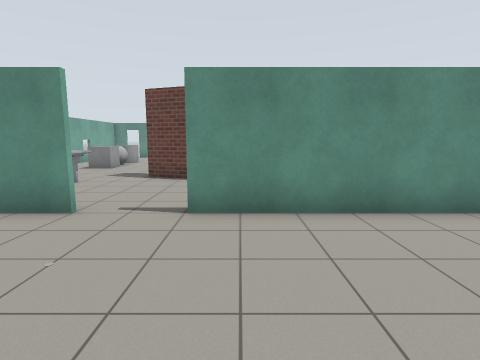
view 1 (above)

24 first-person views from a walk through a world built for the Gazebo simulator. The camera is 1.3 m above the floor, tilts 8° down and sees 80° across. The lines on the ground mark 1 m squares. The floor is counted in squares, 1 m on a side. Each view is taken from the middle of a square. On the plan, view 1 faces up. The plan holds only what a view shows up to about 13 squares ahead; the rest is blank. The place goes on beyond the plan. The robots in the file are not drawn. Simple patterns stand in for the simulator's built-in surfaces. Some stock models are drawn as simple stand-ins. Some surface patterns are stand-ins.

view 2
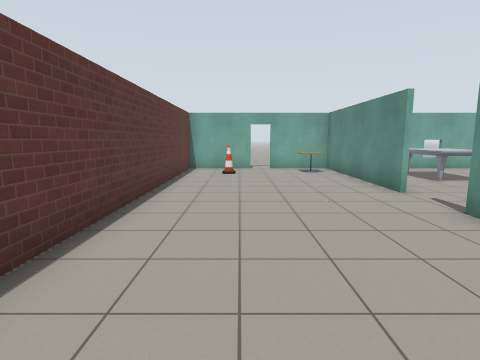

view 3
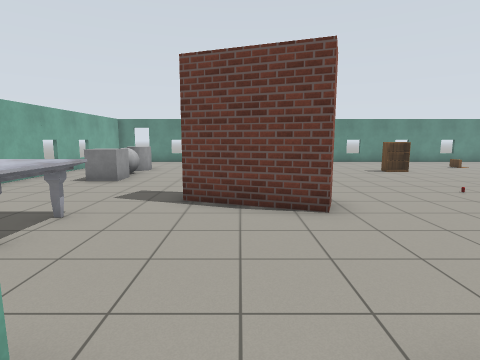

view 4
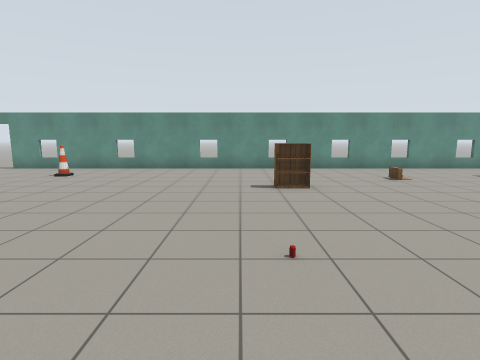

view 5
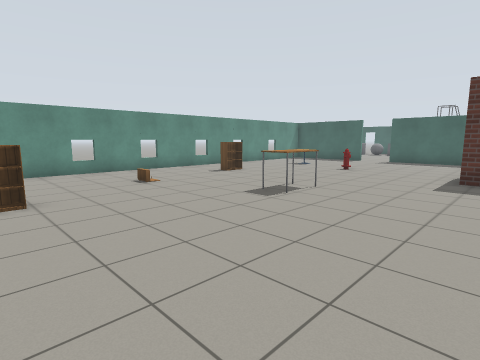

view 6
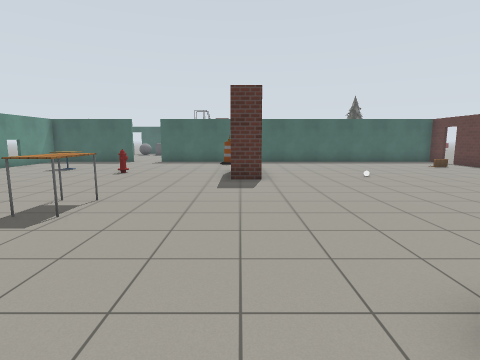

view 7
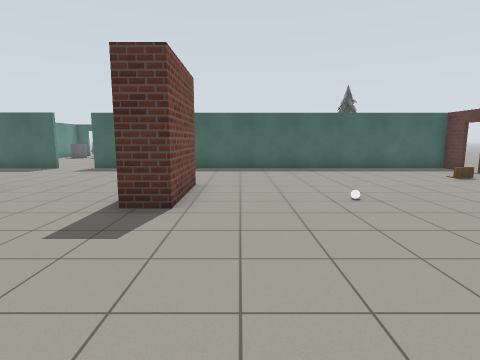

view 8
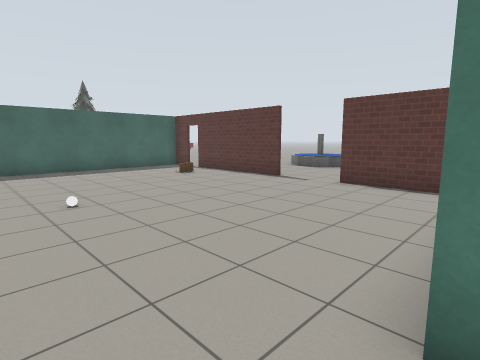

view 9
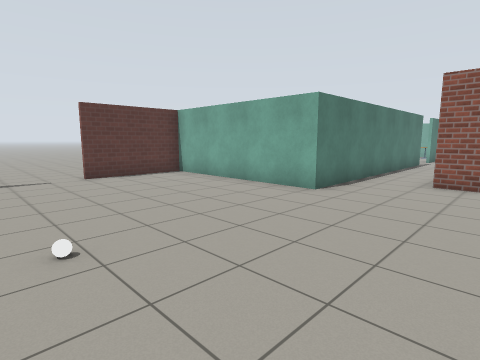

view 10
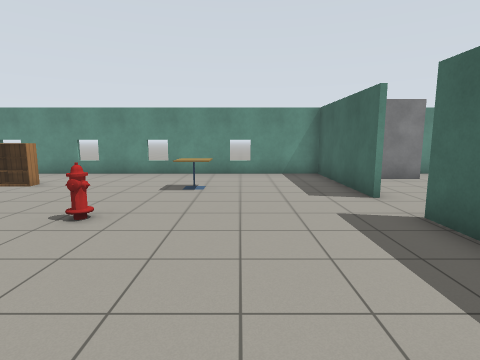

view 11
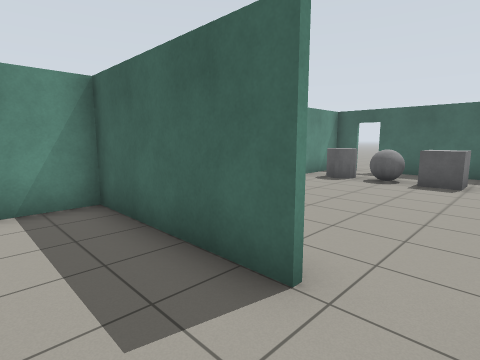

view 12
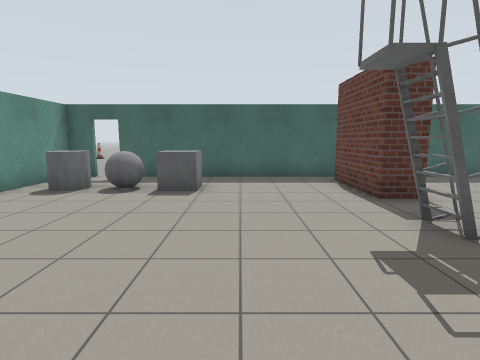

view 13
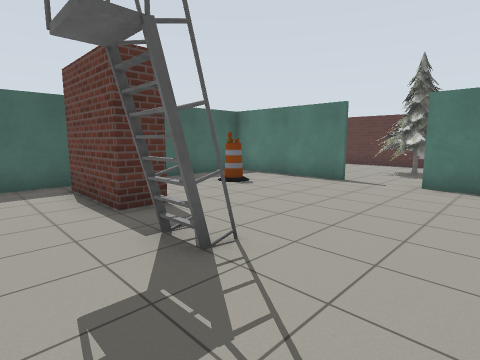

view 14
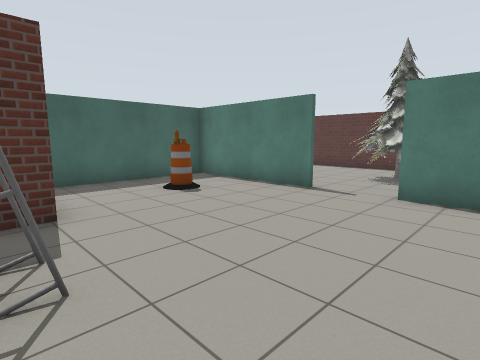

view 15
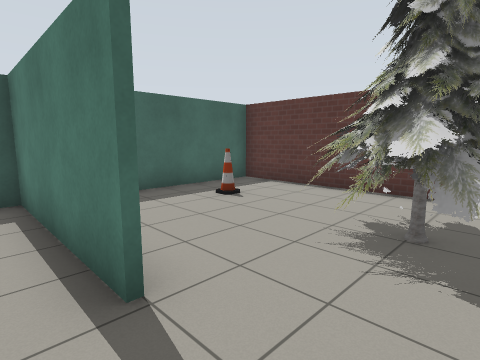

view 16
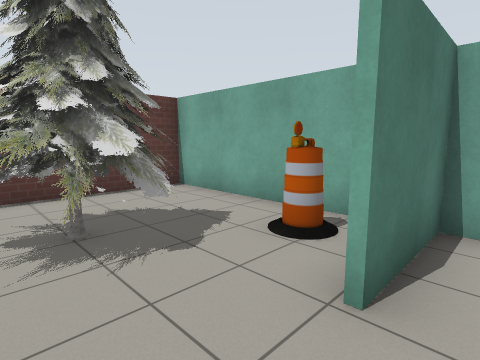

view 17
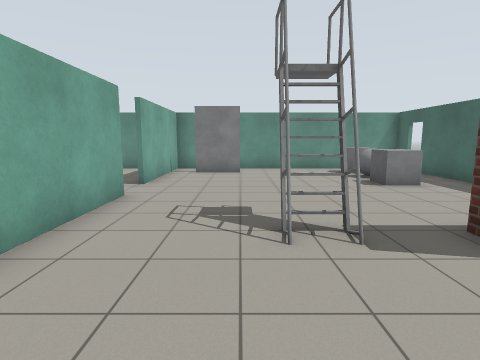

view 18
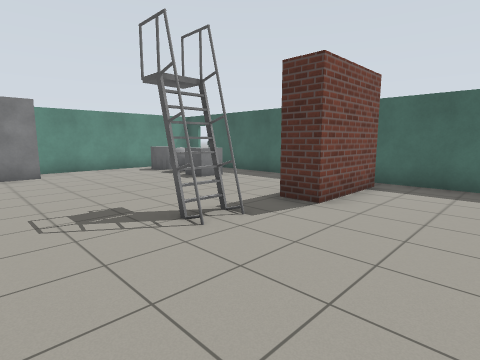

view 19
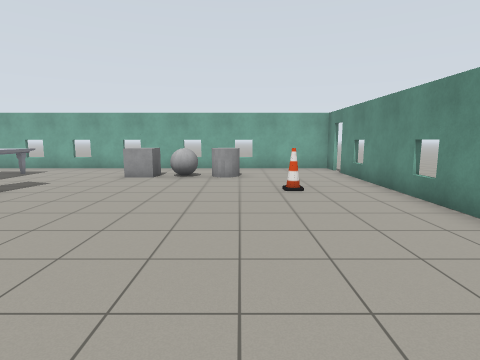

view 20
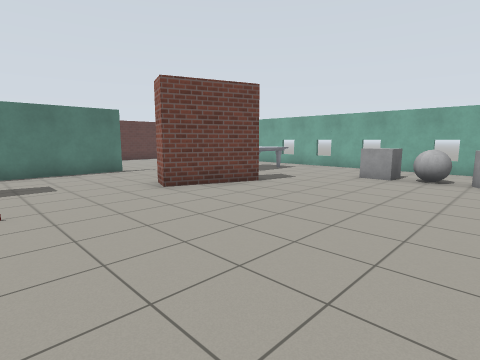

view 21
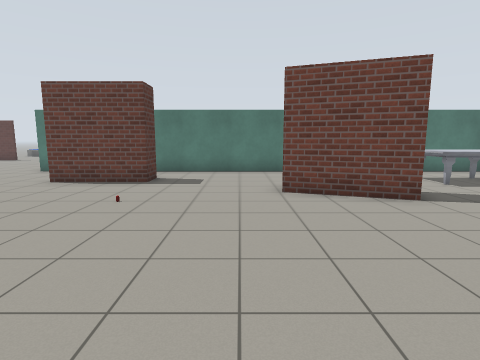

view 22
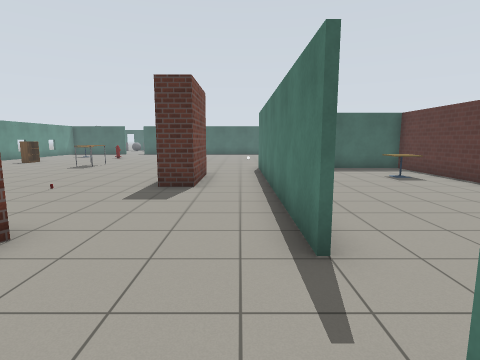

view 23
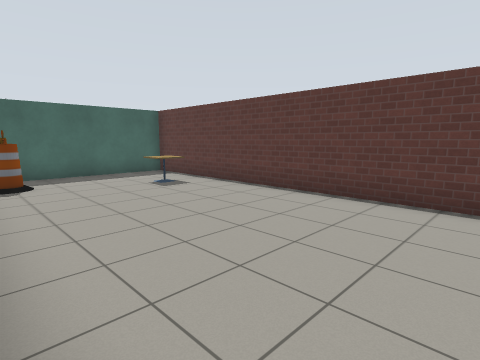

view 24
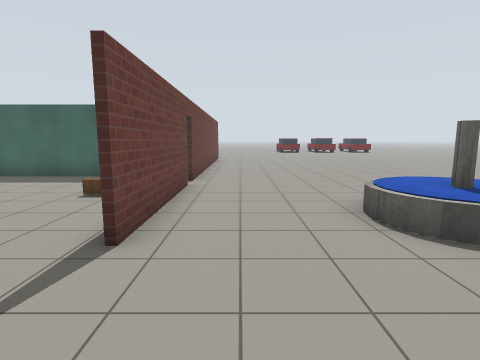

### Floor plan
Points are (right, up) in squares from view 1. A wall is a line through its corners. A room is listed if a view was taken in it or the views show most of it. See-through windows are left out.
Room 1 (views 1, 2, 3, 4, 5, 6, 7, 8, 9, 10, 11, 19, 20, 21, 22, 23, 24)
walls: (4.4, 5) (-1, 5); (9.2, -1.4) (9.2, 4); (15.2, -1.3) (20.2, -1.3); (-1, 5.1) (9.3, 5.1) (9.3, -1.4); (-3, 5) (-9.1, 5) (-9.1, 2.4); (20.2, -1.5) (15.2, -1.5); (22, 13.5) (22, 14.7); (22, -1.4) (22, 10.1); (22, 16.2) (22, 21); (25, -1.5) (21, -1.5); (-9, 5.1) (-6.6, 5.1); (23.1, 21) (-7.4, 21); (-9.1, 1.5) (-9.1, -1.3) (13, -1.3); (-8.1, 21) (-9.1, 21) (-9.1, 6.1)
ways out: opening at (22, 15.5) to room 2; open door at (32, 19.5) to room 2; open door at (-9, 2); open door at (-8, 21); open door at (20.5, -1)
objects: other object (-8, 4) to (-7, 4); cone (-7, 1); marble table (-7, 7) to (-5, 9); other object (-7, 13) to (-6, 17); brick block (-3, 9) to (0, 11); cone (-3, 18); brick block (4, 8) to (7, 8); other object (4, 11); bookshelf (4, 16) to (5, 16); cafe table (6, 0) to (6, 1); barrel (7, 4); other object (8, 17) to (8, 18); table (10, 13) to (11, 14); bookshelf (12, 18) to (13, 18); white ball (15, 5); brick block (15, 10) to (17, 10); fountain (16, -7) to (18, -5); fire hydrant (16, 15); cafe table (18, 17) to (18, 18); other object (19, 0)
Room 2 (views 12, 13, 14, 15, 16, 17, 18)
walls: (27.1, 5.1) (32, 5.1) (32, 19.3); (22.3, 5.7) (22.3, 5.1) (25, 5.1); (22.3, 14.7) (22.3, 11.1); (22.3, 4) (22.3, -1.4); (32, 20) (32, 21) (25, 21); (22.3, 21) (22.3, 16.2); (21, -1.3) (32, -1.3) (32, 2.8)
ways out: opening at (22, 15.5) to room 1; open door at (32, 19.5) to room 1
objects: barrel (23, 4); grey box (24, 20) to (25, 20); pine tree (25, 0) to (27, 3); ladder (26, 12); brick block (28, 11) to (31, 12); other object (29, 16) to (30, 20); cone (30, 1); barrel (30, 8)

Where each view was taken, in squares from view 1:
view 1: 0 up, 0 right, facing up
view 2: 1 up, 4 right, facing left
view 3: 4 up, 2 left, facing up
view 4: 8 up, 3 right, facing up
view 5: 9 up, 4 right, facing up-right
view 6: 10 up, 5 right, facing right
view 7: 8 up, 9 right, facing right
view 8: 7 up, 9 right, facing down-right
view 9: 9 up, 16 right, facing down-left
view 10: 10 up, 19 right, facing up
view 11: 15 up, 20 right, facing up-right
view 12: 15 up, 22 right, facing right
view 13: 14 up, 23 right, facing down-right
view 14: 12 up, 23 right, facing down-right
view 15: 6 up, 25 right, facing down-right
view 16: 6 up, 27 right, facing down-left
view 17: 8 up, 25 right, facing up
view 18: 8 up, 23 right, facing up-right
view 19: 17 up, 4 right, facing left
view 20: 17 up, 4 right, facing down-left
view 21: 17 up, 1 right, facing down
view 22: 6 up, 4 left, facing right
view 23: 5 up, 2 left, facing down-right
view 24: 3 down, 12 right, facing right
